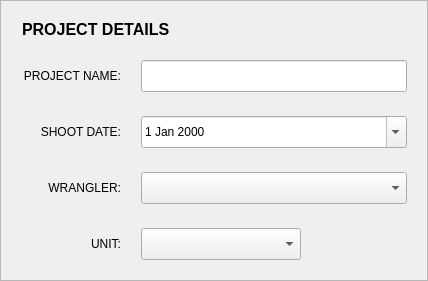
                 <widget class="QFrame" name="frame_projectDetails">
                  <property name="minimumSize">
                   <size>
                    <width>400</width>
                    <height>280</height>
                   </size>
                  </property>
                  <property name="maximumSize">
                   <size>
                    <width>460</width>
                    <height>285</height>
                   </size>
                  </property>
                  <property name="frameShape">
                   <enum>QFrame::StyledPanel</enum>
                  </property>
                  <property name="frameShadow">
                   <enum>QFrame::Raised</enum>
                  </property>
                  <layout class="QVBoxLayout" name="verticalLayout_43">
                   <item>
                    <layout class="QVBoxLayout" name="verticalLayout_44" stretch="0">
                     <property name="spacing">
                      <number>6</number>
                     </property>
                     <property name="leftMargin">
                      <number>10</number>
                     </property>
                     <property name="topMargin">
                      <number>8</number>
                     </property>
                     <property name="rightMargin">
                      <number>12</number>
                     </property>
                     <property name="bottomMargin">
                      <number>6</number>
                     </property>
                     <item>
                      <widget class="QLabel" name="title_projectDetails">
                       <property name="font">
                        <font>
                         <family>Segoe UI</family>
                         <pointsize>12</pointsize>
                         <weight>87</weight>
                         <bold>true</bold>
                        </font>
                       </property>
                       <property name="text">
                        <string>PROJECT DETAILS</string>
                       </property>
                       <property name="indent">
                        <number>0</number>
                       </property>
                      </widget>
                     </item>
                    </layout>
                   </item>
                   <item>
                    <layout class="QGridLayout" name="gridLayout_2">
                     <item row="0" column="0">
                      <widget class="QWidget" name="project_name_row" native="true">
                       <property name="sizePolicy">
                        <sizepolicy hsizetype="Expanding" vsizetype="Preferred">
                         <horstretch>0</horstretch>
                         <verstretch>0</verstretch>
                        </sizepolicy>
                       </property>
                       <property name="minimumSize">
                        <size>
                         <width>400</width>
                         <height>50</height>
                        </size>
                       </property>
                       <property name="maximumSize">
                        <size>
                         <width>16777215</width>
                         <height>50</height>
                        </size>
                       </property>
                       <layout class="QHBoxLayout" name="horizontalLayout_37">
                        <item>
                         <layout class="QHBoxLayout" name="horizontalLayout_36" stretch="0,1">
                          <property name="spacing">
                           <number>20</number>
                          </property>
                          <property name="rightMargin">
                           <number>0</number>
                          </property>
                          <item>
                           <widget class="QLabel" name="label_projectName">
                            <property name="minimumSize">
                             <size>
                              <width>100</width>
                              <height>0</height>
                             </size>
                            </property>
                            <property name="maximumSize">
                             <size>
                              <width>100</width>
                              <height>16777215</height>
                             </size>
                            </property>
                            <property name="text">
                             <string>PROJECT NAME:</string>
                            </property>
                            <property name="alignment">
                             <set>Qt::AlignRight|Qt::AlignTrailing|Qt::AlignVCenter</set>
                            </property>
                           </widget>
                          </item>
                          <item>
                           <widget class="QLineEdit" name="input_projectName">
                            <property name="sizePolicy">
                             <sizepolicy hsizetype="Expanding" vsizetype="Fixed">
                              <horstretch>0</horstretch>
                              <verstretch>0</verstretch>
                             </sizepolicy>
                            </property>
                            <property name="minimumSize">
                             <size>
                              <width>266</width>
                              <height>30</height>
                             </size>
                            </property>
                            <property name="maximumSize">
                             <size>
                              <width>500</width>
                              <height>34</height>
                             </size>
                            </property>
                            <property name="font">
                             <font>
                              <family>Segoe UI</family>
                              <pointsize>10</pointsize>
                             </font>
                            </property>
                           </widget>
                          </item>
                         </layout>
                        </item>
                       </layout>
                      </widget>
                     </item>
                     <item row="1" column="0">
                      <widget class="QWidget" name="shoot_date_row" native="true">
                       <property name="minimumSize">
                        <size>
                         <width>100</width>
                         <height>50</height>
                        </size>
                       </property>
                       <property name="maximumSize">
                        <size>
                         <width>16777215</width>
                         <height>50</height>
                        </size>
                       </property>
                       <layout class="QHBoxLayout" name="horizontalLayout_39">
                        <item>
                         <layout class="QHBoxLayout" name="horizontalLayout_38" stretch="0,1">
                          <property name="spacing">
                           <number>20</number>
                          </property>
                          <item>
                           <widget class="QLabel" name="label_shootDate">
                            <property name="minimumSize">
                             <size>
                              <width>100</width>
                              <height>0</height>
                             </size>
                            </property>
                            <property name="maximumSize">
                             <size>
                              <width>100</width>
                              <height>16777215</height>
                             </size>
                            </property>
                            <property name="text">
                             <string>SHOOT DATE:</string>
                            </property>
                            <property name="alignment">
                             <set>Qt::AlignRight|Qt::AlignTrailing|Qt::AlignVCenter</set>
                            </property>
                            <property name="indent">
                             <number>0</number>
                            </property>
                           </widget>
                          </item>
                          <item>
                           <widget class="QDateEdit" name="input_shootDate">
                            <property name="sizePolicy">
                             <sizepolicy hsizetype="Expanding" vsizetype="Fixed">
                              <horstretch>0</horstretch>
                              <verstretch>0</verstretch>
                             </sizepolicy>
                            </property>
                            <property name="minimumSize">
                             <size>
                              <width>266</width>
                              <height>28</height>
                             </size>
                            </property>
                            <property name="maximumSize">
                             <size>
                              <width>500</width>
                              <height>34</height>
                             </size>
                            </property>
                            <property name="calendarPopup">
                             <bool>true</bool>
                            </property>
                           </widget>
                          </item>
                         </layout>
                        </item>
                       </layout>
                      </widget>
                     </item>
                     <item row="2" column="0">
                      <widget class="QWidget" name="wrangler_row" native="true">
                       <property name="minimumSize">
                        <size>
                         <width>100</width>
                         <height>50</height>
                        </size>
                       </property>
                       <property name="maximumSize">
                        <size>
                         <width>16777215</width>
                         <height>50</height>
                        </size>
                       </property>
                       <layout class="QHBoxLayout" name="horizontalLayout_41">
                        <item>
                         <layout class="QHBoxLayout" name="horizontalLayout_40" stretch="0,1">
                          <property name="spacing">
                           <number>20</number>
                          </property>
                          <item>
                           <widget class="QLabel" name="label_wrangler">
                            <property name="minimumSize">
                             <size>
                              <width>100</width>
                              <height>0</height>
                             </size>
                            </property>
                            <property name="maximumSize">
                             <size>
                              <width>100</width>
                              <height>16777215</height>
                             </size>
                            </property>
                            <property name="text">
                             <string>WRANGLER:</string>
                            </property>
                            <property name="alignment">
                             <set>Qt::AlignRight|Qt::AlignTrailing|Qt::AlignVCenter</set>
                            </property>
                           </widget>
                          </item>
                          <item>
                           <widget class="QComboBox" name="input_wrangler">
                            <property name="sizePolicy">
                             <sizepolicy hsizetype="Expanding" vsizetype="Fixed">
                              <horstretch>0</horstretch>
                              <verstretch>0</verstretch>
                             </sizepolicy>
                            </property>
                            <property name="minimumSize">
                             <size>
                              <width>266</width>
                              <height>28</height>
                             </size>
                            </property>
                            <property name="maximumSize">
                             <size>
                              <width>500</width>
                              <height>34</height>
                             </size>
                            </property>
                            <property name="currentIndex">
                             <number>0</number>
                            </property>
                            <item>
                             <property name="text">
                              <string/>
                             </property>
                            </item>
                            <item>
                             <property name="text">
                              <string>Harry Shaper</string>
                             </property>
                            </item>
                            <item>
                             <property name="text">
                              <string>Samuel Barnett</string>
                             </property>
                            </item>
                            <item>
                             <property name="text">
                              <string>Harveen Bahia</string>
                             </property>
                            </item>
                            <item>
                             <property name="text">
                              <string>Jade Gavin</string>
                             </property>
                            </item>
                           </widget>
                          </item>
                         </layout>
                        </item>
                       </layout>
                      </widget>
                     </item>
                     <item row="3" column="0">
                      <widget class="QWidget" name="unit_row" native="true">
                       <property name="minimumSize">
                        <size>
                         <width>100</width>
                         <height>50</height>
                        </size>
                       </property>
                       <property name="maximumSize">
                        <size>
                         <width>16777215</width>
                         <height>50</height>
                        </size>
                       </property>
                       <layout class="QHBoxLayout" name="horizontalLayout_43">
                        <item>
                         <layout class="QHBoxLayout" name="horizontalLayout_42" stretch="0,1,0">
                          <property name="spacing">
                           <number>20</number>
                          </property>
                          <item>
                           <widget class="QLabel" name="label_unit">
                            <property name="minimumSize">
                             <size>
                              <width>100</width>
                              <height>0</height>
                             </size>
                            </property>
                            <property name="maximumSize">
                             <size>
                              <width>100</width>
                              <height>16777215</height>
                             </size>
                            </property>
                            <property name="text">
                             <string>UNIT:</string>
                            </property>
                            <property name="alignment">
                             <set>Qt::AlignRight|Qt::AlignTrailing|Qt::AlignVCenter</set>
                            </property>
                           </widget>
                          </item>
                          <item>
                           <widget class="QComboBox" name="input_unit">
                            <property name="sizePolicy">
                             <sizepolicy hsizetype="Expanding" vsizetype="Fixed">
                              <horstretch>0</horstretch>
                              <verstretch>0</verstretch>
                             </sizepolicy>
                            </property>
                            <property name="minimumSize">
                             <size>
                              <width>140</width>
                              <height>28</height>
                             </size>
                            </property>
                            <property name="maximumSize">
                             <size>
                              <width>160</width>
                              <height>34</height>
                             </size>
                            </property>
                            <property name="contextMenuPolicy">
                             <enum>Qt::DefaultContextMenu</enum>
                            </property>
                            <property name="acceptDrops">
                             <bool>false</bool>
                            </property>
                            <property name="currentText">
                             <string/>
                            </property>
                            <item>
                             <property name="text">
                              <string/>
                             </property>
                            </item>
                            <item>
                             <property name="text">
                              <string>Main Unit</string>
                             </property>
                            </item>
                            <item>
                             <property name="text">
                              <string>2nd Unit</string>
                             </property>
                            </item>
                            <item>
                             <property name="text">
                              <string>Splinter Unit</string>
                             </property>
                            </item>
                            <item>
                             <property name="text">
                              <string>Drone Unit</string>
                             </property>
                            </item>
                           </widget>
                          </item>
                          <item>
                           <spacer name="horizontalSpacer_7">
                            <property name="orientation">
                             <enum>Qt::Horizontal</enum>
                            </property>
                            <property name="sizeHint" stdset="0">
                             <size>
                              <width>40</width>
                              <height>20</height>
                             </size>
                            </property>
                           </spacer>
                          </item>
                         </layout>
                        </item>
                       </layout>
                      </widget>
                     </item>
                    </layout>
                   </item>
                  </layout>
                 </widget>
